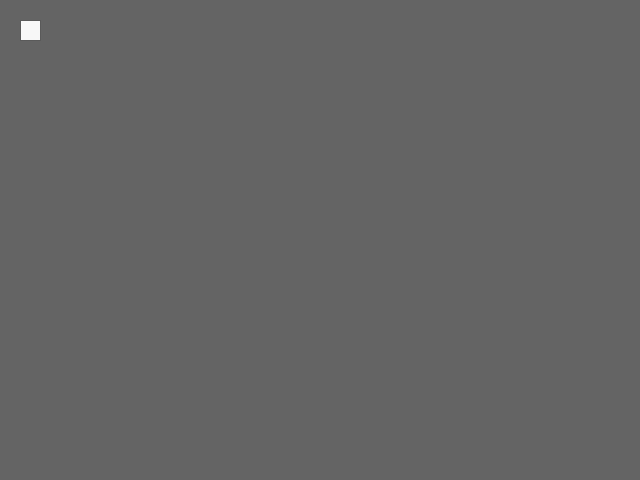
Frame 1 (no input)
Frame 60 (the mouse pressed at the canvas centre just before this capture): identical to frame 1, image omitted
Frame 120 (the mouse held since frame 60 and released just before this capture): identical to frame 1, image omitted

The Processing sketch that drew this single still picture (run headless with seeded random() and noise(); from frame 60 on, the mouse is pressed at the canvas centre):

// Processing sketch: processing_177249
// ── processing_177249.pde

void setup () {
  size (640, 480);
  background(100);
  rectMode(CENTER);
  
}

void draw () { 
//  translate(width/2, height/2);
  strokeWeight(1);
  stroke(#5A5A5A);
  rect(30,30,20,20); // rectangle

  if ((30-10)<mouseX && mouseX<(30+10) && (30-10)<mouseY && mouseY<(30+10) ) {
    fill(#B2B2B2);
    textSize(13);
    text("New", (30+20),35);
  }
  
  else {
    background(100);
    fill(#F7F7F7);
    strokeWeight(1);
    stroke(#5A5A5A);
    rect(30,30,20,20); // rectangle
    
    
//    clear();
  }
}
